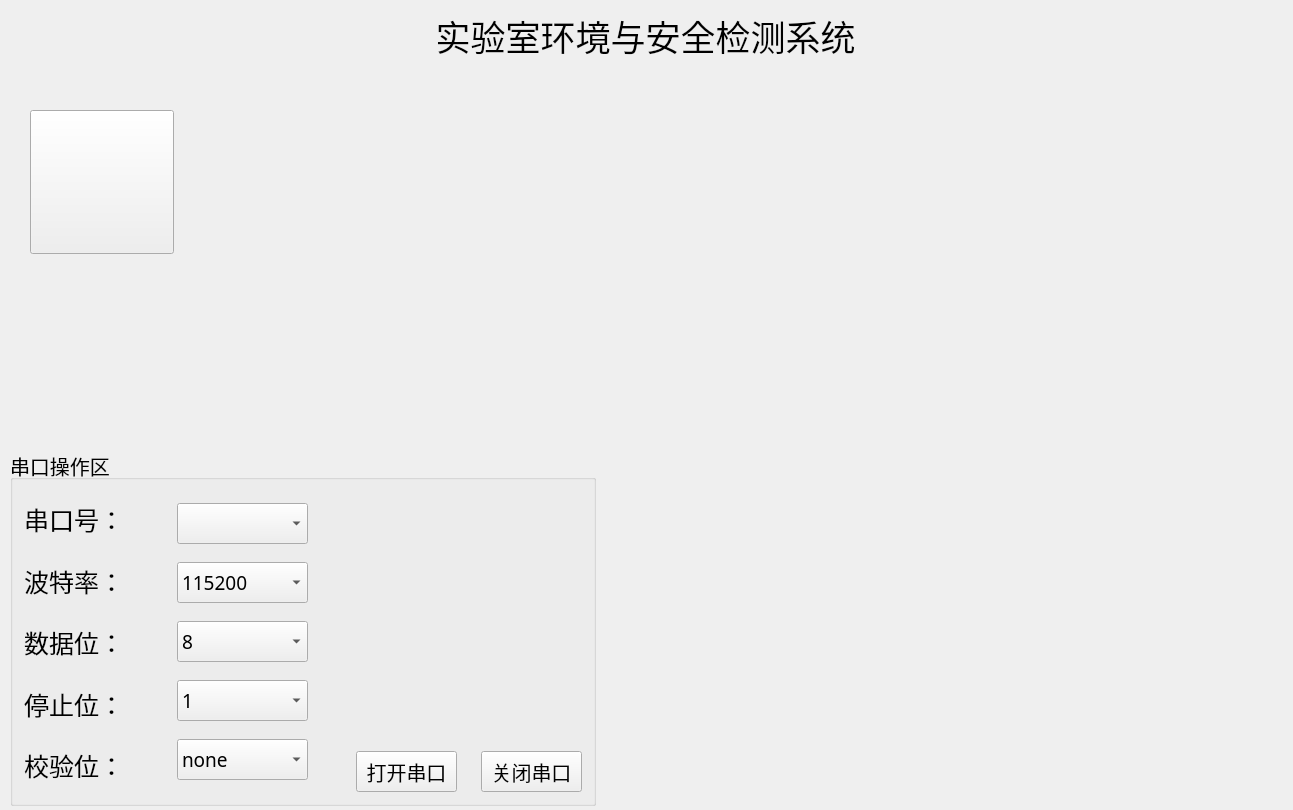
<?xml version="1.0" encoding="UTF-8"?>
<ui version="4.0">
 <class>Widget</class>
 <widget class="QWidget" name="Widget">
  <property name="geometry">
   <rect>
    <x>0</x>
    <y>0</y>
    <width>1293</width>
    <height>810</height>
   </rect>
  </property>
  <property name="windowTitle">
   <string>Widget</string>
  </property>
  <widget class="QPushButton" name="pushButton">
   <property name="geometry">
    <rect>
     <x>30</x>
     <y>110</y>
     <width>144</width>
     <height>144</height>
    </rect>
   </property>
   <property name="minimumSize">
    <size>
     <width>144</width>
     <height>144</height>
    </size>
   </property>
   <property name="maximumSize">
    <size>
     <width>144</width>
     <height>144</height>
    </size>
   </property>
   <property name="text">
    <string/>
   </property>
  </widget>
  <widget class="QLabel" name="label">
   <property name="geometry">
    <rect>
     <x>0</x>
     <y>0</y>
     <width>1291</width>
     <height>71</height>
    </rect>
   </property>
   <property name="font">
    <font>
     <family>华文楷体</family>
     <pointsize>26</pointsize>
    </font>
   </property>
   <property name="text">
    <string>实验室环境与安全检测系统</string>
   </property>
   <property name="alignment">
    <set>Qt::AlignCenter</set>
   </property>
  </widget>
  <widget class="QGroupBox" name="groupBox">
   <property name="geometry">
    <rect>
     <x>10</x>
     <y>450</y>
     <width>586</width>
     <height>356</height>
    </rect>
   </property>
   <property name="font">
    <font>
     <pointsize>15</pointsize>
    </font>
   </property>
   <property name="title">
    <string>串口操作区</string>
   </property>
   <layout class="QGridLayout" name="gridLayout_2">
    <item row="0" column="0">
     <layout class="QGridLayout" name="gridLayout">
      <item row="0" column="0" rowspan="2">
       <layout class="QHBoxLayout" name="horizontalLayout_2">
        <item>
         <layout class="QVBoxLayout" name="verticalLayout">
          <item>
           <widget class="QLabel" name="label_2">
            <property name="minimumSize">
             <size>
              <width>129</width>
              <height>57</height>
             </size>
            </property>
            <property name="maximumSize">
             <size>
              <width>129</width>
              <height>57</height>
             </size>
            </property>
            <property name="font">
             <font>
              <family>华文楷体</family>
              <pointsize>19</pointsize>
             </font>
            </property>
            <property name="text">
             <string>串口号：</string>
            </property>
           </widget>
          </item>
          <item>
           <widget class="QLabel" name="label_3">
            <property name="minimumSize">
             <size>
              <width>129</width>
              <height>57</height>
             </size>
            </property>
            <property name="maximumSize">
             <size>
              <width>129</width>
              <height>57</height>
             </size>
            </property>
            <property name="font">
             <font>
              <family>华文楷体</family>
              <pointsize>19</pointsize>
             </font>
            </property>
            <property name="text">
             <string>波特率：</string>
            </property>
           </widget>
          </item>
          <item>
           <widget class="QLabel" name="label_4">
            <property name="minimumSize">
             <size>
              <width>129</width>
              <height>57</height>
             </size>
            </property>
            <property name="maximumSize">
             <size>
              <width>129</width>
              <height>57</height>
             </size>
            </property>
            <property name="font">
             <font>
              <family>华文楷体</family>
              <pointsize>19</pointsize>
             </font>
            </property>
            <property name="text">
             <string>数据位：</string>
            </property>
           </widget>
          </item>
          <item>
           <widget class="QLabel" name="label_5">
            <property name="minimumSize">
             <size>
              <width>129</width>
              <height>57</height>
             </size>
            </property>
            <property name="maximumSize">
             <size>
              <width>129</width>
              <height>57</height>
             </size>
            </property>
            <property name="font">
             <font>
              <family>华文楷体</family>
              <pointsize>19</pointsize>
             </font>
            </property>
            <property name="text">
             <string>停止位：</string>
            </property>
           </widget>
          </item>
          <item>
           <widget class="QLabel" name="label_6">
            <property name="minimumSize">
             <size>
              <width>129</width>
              <height>57</height>
             </size>
            </property>
            <property name="maximumSize">
             <size>
              <width>129</width>
              <height>57</height>
             </size>
            </property>
            <property name="font">
             <font>
              <family>华文楷体</family>
              <pointsize>19</pointsize>
             </font>
            </property>
            <property name="text">
             <string>校验位：</string>
            </property>
           </widget>
          </item>
         </layout>
        </item>
        <item>
         <spacer name="horizontalSpacer_2">
          <property name="orientation">
           <enum>Qt::Horizontal</enum>
          </property>
          <property name="sizeHint" stdset="0">
           <size>
            <width>18</width>
            <height>20</height>
           </size>
          </property>
         </spacer>
        </item>
        <item>
         <layout class="QVBoxLayout" name="verticalLayout_2">
          <item>
           <widget class="QComboBox" name="serialCb">
            <property name="minimumSize">
             <size>
              <width>131</width>
              <height>41</height>
             </size>
            </property>
            <property name="maximumSize">
             <size>
              <width>131</width>
              <height>41</height>
             </size>
            </property>
            <property name="font">
             <font>
              <family>华文楷体</family>
              <pointsize>14</pointsize>
             </font>
            </property>
           </widget>
          </item>
          <item>
           <widget class="QComboBox" name="baundrateCb">
            <property name="minimumSize">
             <size>
              <width>131</width>
              <height>41</height>
             </size>
            </property>
            <property name="maximumSize">
             <size>
              <width>131</width>
              <height>41</height>
             </size>
            </property>
            <property name="font">
             <font>
              <family>华文楷体</family>
              <pointsize>14</pointsize>
             </font>
            </property>
            <property name="layoutDirection">
             <enum>Qt::LeftToRight</enum>
            </property>
            <item>
             <property name="text">
              <string>115200</string>
             </property>
            </item>
           </widget>
          </item>
          <item>
           <widget class="QComboBox" name="dataCb">
            <property name="minimumSize">
             <size>
              <width>131</width>
              <height>41</height>
             </size>
            </property>
            <property name="maximumSize">
             <size>
              <width>131</width>
              <height>41</height>
             </size>
            </property>
            <property name="font">
             <font>
              <family>华文楷体</family>
              <pointsize>14</pointsize>
             </font>
            </property>
            <item>
             <property name="text">
              <string>8</string>
             </property>
            </item>
           </widget>
          </item>
          <item>
           <widget class="QComboBox" name="stopCb">
            <property name="minimumSize">
             <size>
              <width>131</width>
              <height>41</height>
             </size>
            </property>
            <property name="maximumSize">
             <size>
              <width>131</width>
              <height>41</height>
             </size>
            </property>
            <property name="font">
             <font>
              <family>华文楷体</family>
              <pointsize>14</pointsize>
             </font>
            </property>
            <item>
             <property name="text">
              <string>1</string>
             </property>
            </item>
            <item>
             <property name="text">
              <string>1.5</string>
             </property>
            </item>
            <item>
             <property name="text">
              <string>2</string>
             </property>
            </item>
           </widget>
          </item>
          <item>
           <widget class="QComboBox" name="checkCb">
            <property name="minimumSize">
             <size>
              <width>131</width>
              <height>41</height>
             </size>
            </property>
            <property name="maximumSize">
             <size>
              <width>131</width>
              <height>41</height>
             </size>
            </property>
            <property name="font">
             <font>
              <family>华文楷体</family>
              <pointsize>14</pointsize>
             </font>
            </property>
            <item>
             <property name="text">
              <string>none</string>
             </property>
            </item>
            <item>
             <property name="text">
              <string>1</string>
             </property>
            </item>
           </widget>
          </item>
         </layout>
        </item>
       </layout>
      </item>
      <item row="0" column="2">
       <spacer name="verticalSpacer">
        <property name="orientation">
         <enum>Qt::Vertical</enum>
        </property>
        <property name="sizeHint" stdset="0">
         <size>
          <width>20</width>
          <height>148</height>
         </size>
        </property>
       </spacer>
      </item>
      <item row="1" column="1">
       <spacer name="horizontalSpacer_3">
        <property name="orientation">
         <enum>Qt::Horizontal</enum>
        </property>
        <property name="sizeHint" stdset="0">
         <size>
          <width>18</width>
          <height>20</height>
         </size>
        </property>
       </spacer>
      </item>
      <item row="1" column="2">
       <layout class="QHBoxLayout" name="horizontalLayout">
        <item>
         <widget class="QPushButton" name="openBt">
          <property name="minimumSize">
           <size>
            <width>101</width>
            <height>41</height>
           </size>
          </property>
          <property name="maximumSize">
           <size>
            <width>101</width>
            <height>41</height>
           </size>
          </property>
          <property name="text">
           <string>打开串口</string>
          </property>
         </widget>
        </item>
        <item>
         <spacer name="horizontalSpacer">
          <property name="orientation">
           <enum>Qt::Horizontal</enum>
          </property>
          <property name="sizeHint" stdset="0">
           <size>
            <width>18</width>
            <height>20</height>
           </size>
          </property>
         </spacer>
        </item>
        <item>
         <widget class="QPushButton" name="closeBt">
          <property name="minimumSize">
           <size>
            <width>101</width>
            <height>41</height>
           </size>
          </property>
          <property name="maximumSize">
           <size>
            <width>101</width>
            <height>41</height>
           </size>
          </property>
          <property name="text">
           <string>关闭串口</string>
          </property>
         </widget>
        </item>
       </layout>
      </item>
     </layout>
    </item>
   </layout>
   <zorder></zorder>
   <zorder></zorder>
  </widget>
 </widget>
 <layoutdefault spacing="6" margin="11"/>
 <resources/>
 <connections/>
</ui>
